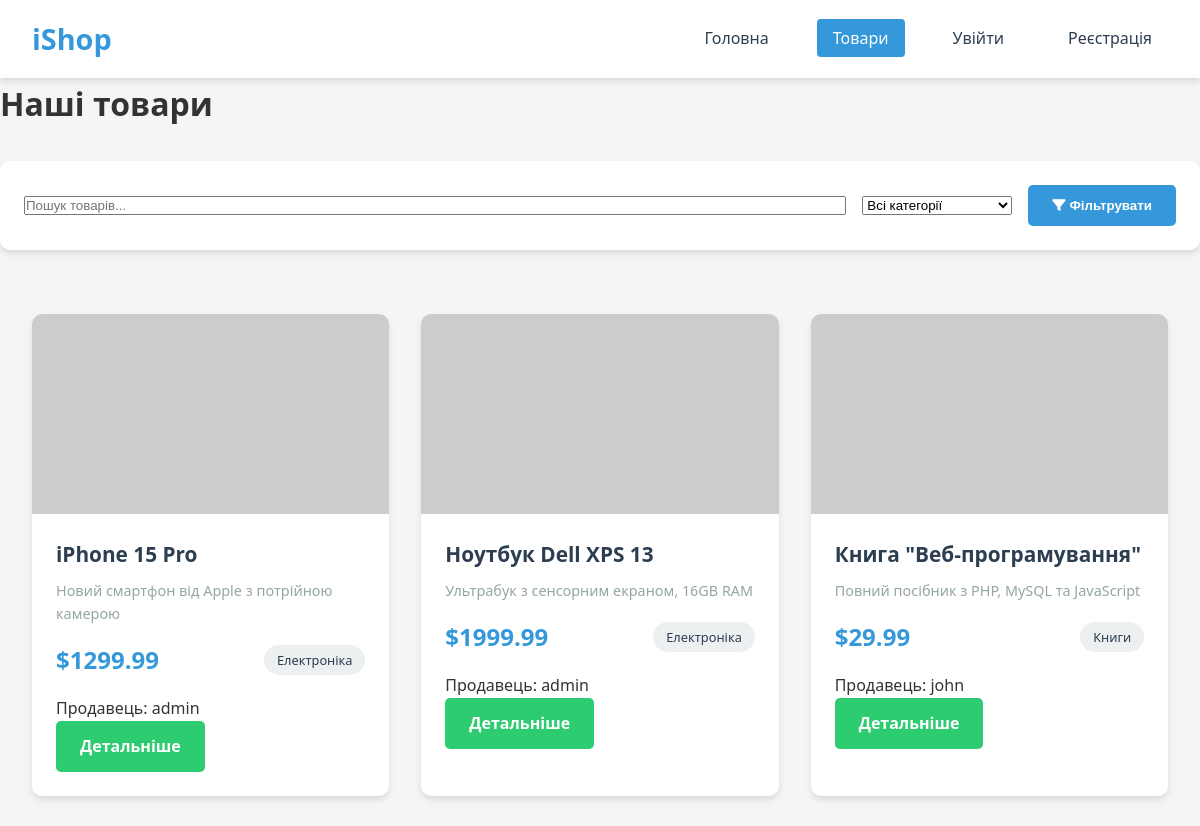
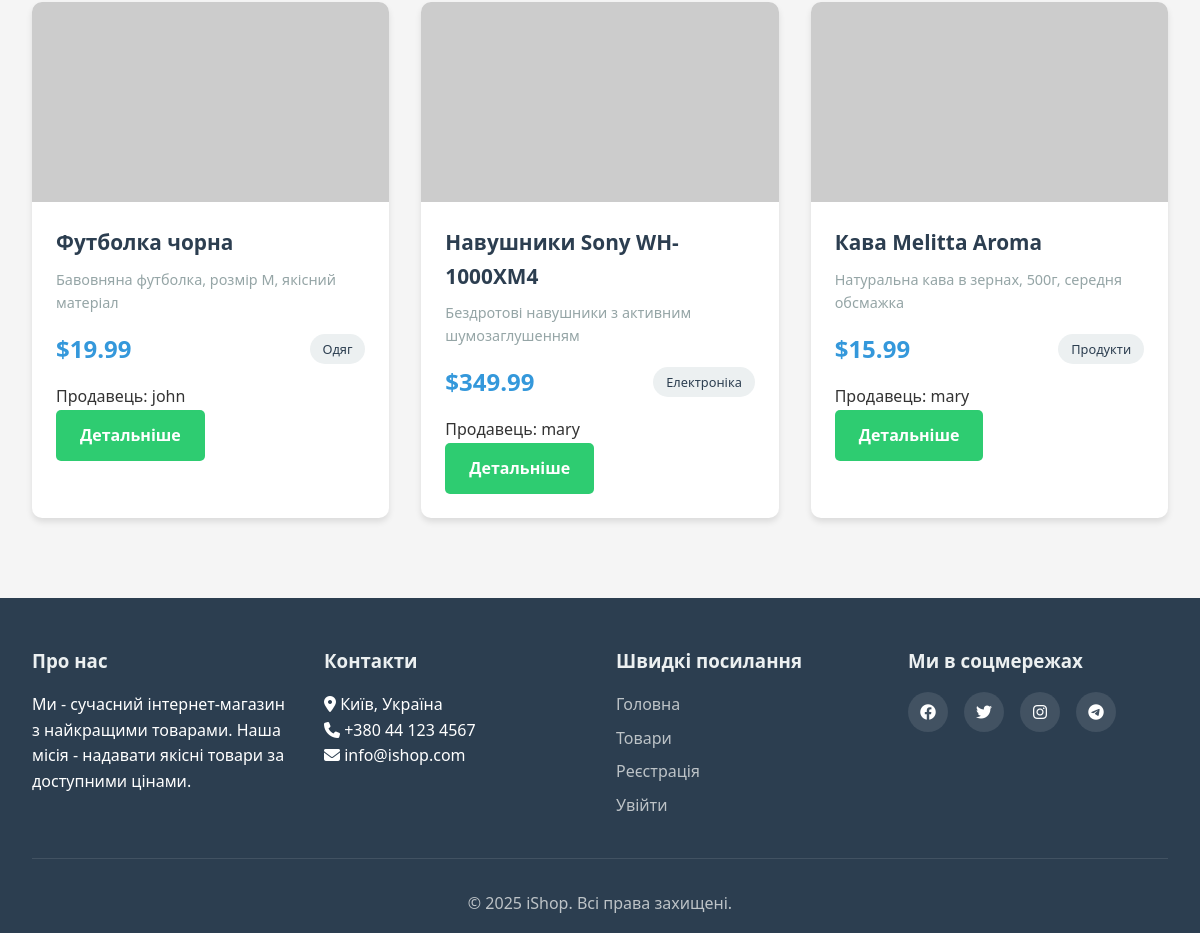
/products.php, run on the app's committed database (2 pictures, top to bottom).
### tables this page shows
CREATE TABLE products (
    id INT PRIMARY KEY AUTO_INCREMENT,
    user_id INT NOT NULL,
    name VARCHAR(100) NOT NULL,
    description TEXT,
    price DECIMAL(10, 2) NOT NULL,
    category VARCHAR(50),
    created_at TIMESTAMP DEFAULT CURRENT_TIMESTAMP,
    FOREIGN KEY (user_id) REFERENCES users(id) ON DELETE CASCADE
);

CREATE TABLE users (
    id INT PRIMARY KEY AUTO_INCREMENT,
    username VARCHAR(50) UNIQUE NOT NULL,
    email VARCHAR(100) UNIQUE NOT NULL,
    password VARCHAR(100) NOT NULL,
    created_at TIMESTAMP DEFAULT CURRENT_TIMESTAMP
);

### config/database.php (called while the page is built, shortened)
<?php
function escape($data) {
    return htmlspecialchars($data, ENT_QUOTES, 'UTF-8');
}
?>

### products.php (the view, shortened to what this page needs)
<?php
require_once 'config/database.php';
$search = isset($_GET['search']) ? $_GET['search'] : '';
$page = isset($_GET['page']) ? (int)$_GET['page'] : 1;
$limit = 9;
$offset = ($page - 1) * $limit;
$sql = "SELECT * FROM products WHERE 1=1";
$params = [];
$count_sql = "SELECT COUNT(*) as total FROM products WHERE 1=1";
$stmt = $pdo->prepare($count_sql);
$count_params = [];
if(!empty($count_params)) {
    $stmt->execute($count_params);
} else {
    $stmt->execute();
}
$total_products = $stmt->fetch()['total'];
$sql .= " ORDER BY created_at DESC LIMIT $limit OFFSET $offset";
$stmt = $pdo->prepare($sql);
$stmt->execute($params);
$products = $stmt->fetchAll(PDO::FETCH_ASSOC);
?>
<!DOCTYPE html>
<html lang="uk">
<head>
    <link rel="stylesheet" href="style.css">
    <link rel="stylesheet" href="https://cdnjs.cloudflare.com/ajax/libs/font-awesome/6.4.0/css/all.min.css">
</head>
<body>
    <?php include 'includes/header.php'; ?>
    <main class="main-content">
        <div class="products-header">
            <h1>Наші товари</h1>
            <div class="filters">
                <form method="GET" action="" class="filter-form">
                    <input type="text" name="search" placeholder="Пошук товарів..."
                           value="<?php echo escape($search); ?>" class="search-input">
                    <select name="category" class="category-select">
                        <option value="">Всі категорії</option>
                    </select>
                    <button type="submit" class="btn btn-primary">
                        <i class="fas fa-filter"></i> Фільтрувати
                    </button>
                </form>
            </div>
        </div>
        <?php if($total_products > 0): ?>
            <div class="products-grid">
                <?php foreach($products as $product): ?>
                <div class="product-card">
                    <div class="product-image">
                        <?php if(!empty($product['image'])): ?>
                            <img src="uploads/<?php echo escape($product['image']); ?>"
                                 alt="<?php echo escape($product['name']); ?>">
                        <?php else: ?>
                            <img src="https://via.placeholder.com/300x200?text=<?php echo urlencode(substr($product['name'], 0, 20)); ?>" alt="<?php echo escape($product['name']); ?>">
                        <?php endif; ?>
                    </div>
                    <div class="product-info">
                        <h3><?php echo escape($product['name']); ?></h3>
                        <p class="product-description">
                            <?php
                            $description = escape($product['description']);
                            echo strlen($description) > 100 ? substr($description, 0, 100) . '...' : $description;
                            ?>
                        </p>
                        <div class="product-meta">
                            <span class="product-price">$<?php echo escape($product['price']); ?></span>
                            <span class="product-category"><?php echo escape($product['category']); ?></span>
                        </div>
                        <?php
                        $seller_sql = "SELECT username FROM users WHERE id = ?";
                        $seller_stmt = $pdo->prepare($seller_sql);
                        $seller_stmt->execute([$product['user_id']]);
                        $seller = $seller_stmt->fetch();
                        ?>
                        <p class="product-seller">Продавець: <?php echo escape($seller['username']); ?></p>
                        <a href="product-detail.php?id=<?php echo $product['id']; ?>"
                           class="btn btn-secondary">Детальніше</a>
                    </div>
                </div>
                <?php endforeach; ?>
            </div>
        <?php endif; ?>
    </main>
    <?php include 'includes/footer.php'; ?>
</body>
</html>

### style.css (style rules this page uses)
:root { --primary-color: #3498db; --secondary-color: #2ecc71; --danger-color: #e74c3c; --warning-color: #f39c12; --dark-color: #2c3e50; --light-color: #ecf0f1; --gray-color: #95a5a6; --shadow: 0 4px 6px rgba(0, 0, 0, 0.1); --transition: all 0.3s ease; }
* { margin: 0; padding: 0; box-sizing: border-box; }
body { font-family: 'Segoe UI', Tahoma, Geneva, Verdana, sans-serif; line-height: 1.6; color: #333; background-color: #f5f5f5; }
.products-grid, .my-products-grid { display: grid; grid-template-columns: repeat(auto-fill, minmax(300px, 1fr)); gap: 2rem; padding: 2rem; max-width: 1200px; margin: 0 auto; }
.product-card, .my-product-card { background: white; border-radius: 10px; overflow: hidden; box-shadow: var(--shadow); transition: var(--transition); }
.product-image, .my-product-image { height: 200px; overflow: hidden; }
.product-image img, .my-product-image img { width: 100%; height: 100%; object-fit: cover; transition: var(--transition); }
.product-info, .my-product-info { padding: 1.5rem; }
.product-info h3, .my-product-info h3 { font-size: 1.3rem; margin-bottom: 0.5rem; color: var(--dark-color); }
.product-description { color: var(--gray-color); margin-bottom: 1rem; font-size: 0.9rem; }
.product-price { font-size: 1.5rem; font-weight: bold; color: var(--primary-color); }
.product-category { background-color: var(--light-color); padding: 0.3rem 0.8rem; border-radius: 20px; font-size: 0.8rem; color: var(--dark-color); }
.product-meta { display: flex; justify-content: space-between; align-items: center; margin: 1rem 0; }
.btn { display: inline-block; padding: 0.8rem 1.5rem; border-radius: 5px; text-decoration: none; font-weight: 600; cursor: pointer; border: none; transition: var(--transition); text-align: center; }
.btn-primary { background-color: var(--primary-color); color: white; }
.btn-secondary { background-color: var(--secondary-color); color: white; }
.filters { background: white; padding: 1.5rem; border-radius: 10px; box-shadow: var(--shadow); margin: 2rem auto; max-width: 1200px; }
.filter-form { display: flex; gap: 1rem; flex-wrap: wrap; align-items: center; }
.search-input { flex: 1; min-width: 200px; }
.category-select { min-width: 150px; }
.btn { transition: all 0.3s ease; }
.product-card { transition: transform 0.3s ease, box-shadow 0.3s ease; }

### data on the page
products: name "iPhone 15 Pro", description "Новий смартфон від Apple з потрійною камерою", price "1299.99", category "Електроніка", user.username "admin"
products: name "Ноутбук Dell XPS 13", description "Ультрабук з сенсорним екраном, 16GB RAM", price "1999.99", category "Електроніка", user.username "admin"
products: name "Книга \"Веб-програмування\"", description "Повний посібник з PHP, MySQL та JavaScript", price "29.99", category "Книги", user.username "john"
products: name "Футболка чорна", description "Бавовняна футболка, розмір M, якісний матеріал", price "19.99", category "Одяг", user.username "john"
products: name "Навушники Sony WH-1000XM4", description "Бездротові навушники з активним шумозаглушенням", price "349.99", category "Електроніка", user.username "mary"
products: name "Кава Melitta Aroma", description "Натуральна кава в зернах, 500г, середня обсмажка", price "15.99", category "Продукти", user.username "mary"
